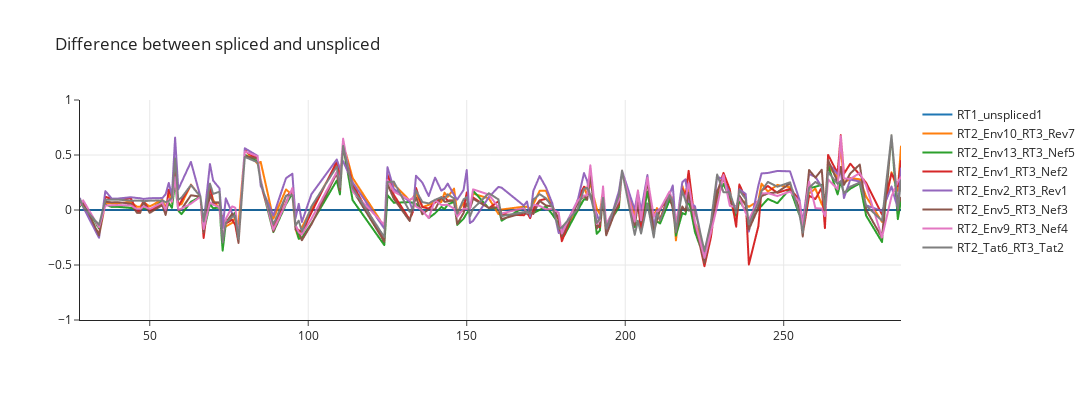
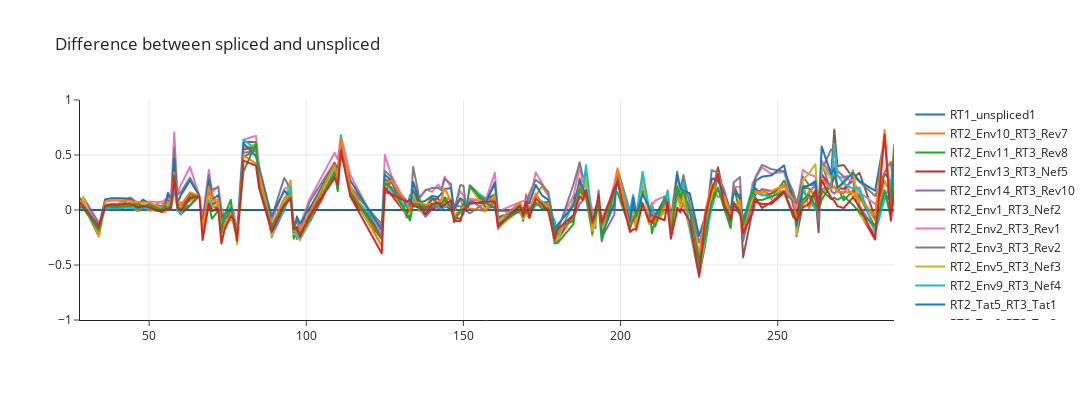

The notebook cell saved with these charts, in order:
### Code cell
#tmp_data = []

#DMS conc
reactive_nt = "AC"
option = "q22_eq10_ndni"
norm_option= ""

end = 289

compare_isoform = "RT1_unspliced1"

for conc in ["57mM", "85mM"]: #"8mM", "17mM", "34mM", "57mM"
    sub_df = filtered_df[(filtered_df["DMS_conc"] == conc)]
    isoform_names = filtered_df["isoform"].values

    fig = go.Figure()
    fig.update_layout(title = "Difference between spliced and unspliced")

    reactivity1 = sub_df[sub_df["isoform"] == compare_isoform]["reactivity"].values[0][:end]
    for isoform in sub_df["isoform"].unique():
        reactivity2 = sub_df[sub_df["isoform"] == isoform]["reactivity"].values[0][:end]

        positions = np.where(np.all([reactivity1 > -1, reactivity2 > -1], axis=0))[0]
        diff_reactivity = reactivity2-reactivity1
        fig.add_trace(go.Scattergl(x=positions+1, y=diff_reactivity[positions], name=f"{isoform}"))
        #tmp_data.append(["DMS_corr", mod, location, window, corr, positions])
    fig.update_yaxes(range=[-1,1])
    fig.add_hline(y=0, line_color="black", line_width=1)
    fig.update_layout(width=1200, height=400)
    fig.write_image(f"{figure_dir}/correlation_{conc}_win{window}.svg")
    fig.show(renderer="jupyterlab")
